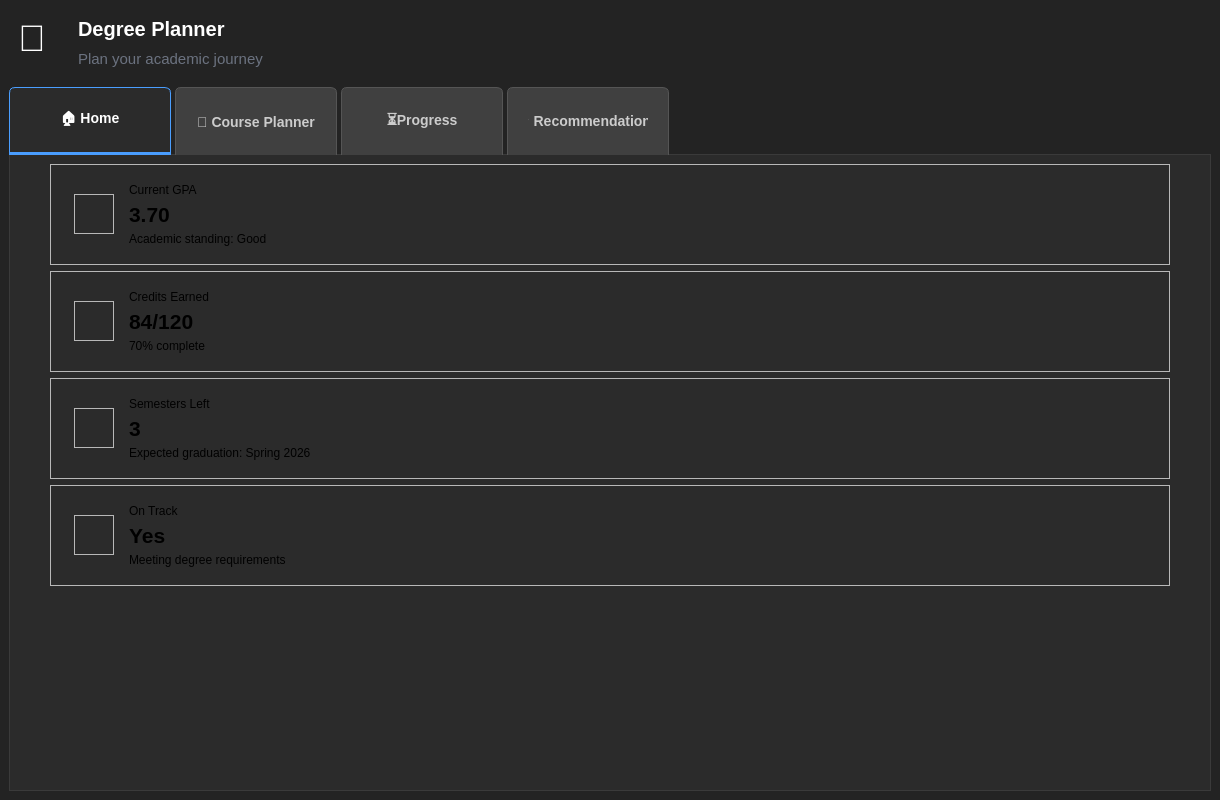
<?xml version="1.0" encoding="UTF-8"?>
<ui version="4.0">
 <class>MainWindow</class>
 <widget class="QMainWindow" name="MainWindow">
  <property name="geometry">
   <rect>
    <x>0</x>
    <y>0</y>
    <width>1220</width>
    <height>800</height>
   </rect>
  </property>
  <property name="sizePolicy">
   <sizepolicy hsizetype="Preferred" vsizetype="Minimum">
    <horstretch>0</horstretch>
    <verstretch>0</verstretch>
   </sizepolicy>
  </property>
  <property name="minimumSize">
   <size>
    <width>0</width>
    <height>4</height>
   </size>
  </property>
  <property name="palette">
   <palette>
    <active>
     <colorrole role="WindowText">
      <brush brushstyle="SolidPattern">
       <color alpha="255">
        <red>255</red>
        <green>255</green>
        <blue>255</blue>
       </color>
      </brush>
     </colorrole>
     <colorrole role="Button">
      <brush brushstyle="SolidPattern">
       <color alpha="255">
        <red>35</red>
        <green>35</green>
        <blue>35</blue>
       </color>
      </brush>
     </colorrole>
     <colorrole role="Light">
      <brush brushstyle="SolidPattern">
       <color alpha="255">
        <red>52</red>
        <green>52</green>
        <blue>52</blue>
       </color>
      </brush>
     </colorrole>
     <colorrole role="Midlight">
      <brush brushstyle="SolidPattern">
       <color alpha="255">
        <red>43</red>
        <green>43</green>
        <blue>43</blue>
       </color>
      </brush>
     </colorrole>
     <colorrole role="Dark">
      <brush brushstyle="SolidPattern">
       <color alpha="255">
        <red>17</red>
        <green>17</green>
        <blue>17</blue>
       </color>
      </brush>
     </colorrole>
     <colorrole role="Mid">
      <brush brushstyle="SolidPattern">
       <color alpha="255">
        <red>23</red>
        <green>23</green>
        <blue>23</blue>
       </color>
      </brush>
     </colorrole>
     <colorrole role="Text">
      <brush brushstyle="SolidPattern">
       <color alpha="255">
        <red>255</red>
        <green>255</green>
        <blue>255</blue>
       </color>
      </brush>
     </colorrole>
     <colorrole role="BrightText">
      <brush brushstyle="SolidPattern">
       <color alpha="255">
        <red>255</red>
        <green>255</green>
        <blue>255</blue>
       </color>
      </brush>
     </colorrole>
     <colorrole role="ButtonText">
      <brush brushstyle="SolidPattern">
       <color alpha="255">
        <red>255</red>
        <green>255</green>
        <blue>255</blue>
       </color>
      </brush>
     </colorrole>
     <colorrole role="Base">
      <brush brushstyle="SolidPattern">
       <color alpha="255">
        <red>0</red>
        <green>0</green>
        <blue>0</blue>
       </color>
      </brush>
     </colorrole>
     <colorrole role="Window">
      <brush brushstyle="SolidPattern">
       <color alpha="255">
        <red>35</red>
        <green>35</green>
        <blue>35</blue>
       </color>
      </brush>
     </colorrole>
     <colorrole role="Shadow">
      <brush brushstyle="SolidPattern">
       <color alpha="255">
        <red>0</red>
        <green>0</green>
        <blue>0</blue>
       </color>
      </brush>
     </colorrole>
     <colorrole role="AlternateBase">
      <brush brushstyle="SolidPattern">
       <color alpha="255">
        <red>17</red>
        <green>17</green>
        <blue>17</blue>
       </color>
      </brush>
     </colorrole>
     <colorrole role="ToolTipBase">
      <brush brushstyle="SolidPattern">
       <color alpha="255">
        <red>255</red>
        <green>255</green>
        <blue>220</blue>
       </color>
      </brush>
     </colorrole>
     <colorrole role="ToolTipText">
      <brush brushstyle="SolidPattern">
       <color alpha="255">
        <red>0</red>
        <green>0</green>
        <blue>0</blue>
       </color>
      </brush>
     </colorrole>
     <colorrole role="PlaceholderText">
      <brush brushstyle="SolidPattern">
       <color alpha="127">
        <red>255</red>
        <green>255</green>
        <blue>255</blue>
       </color>
      </brush>
     </colorrole>
     <colorrole role="Accent">
      <brush brushstyle="SolidPattern">
       <color alpha="255">
        <red>0</red>
        <green>0</green>
        <blue>0</blue>
       </color>
      </brush>
     </colorrole>
    </active>
    <inactive>
     <colorrole role="WindowText">
      <brush brushstyle="SolidPattern">
       <color alpha="255">
        <red>255</red>
        <green>255</green>
        <blue>255</blue>
       </color>
      </brush>
     </colorrole>
     <colorrole role="Button">
      <brush brushstyle="SolidPattern">
       <color alpha="255">
        <red>35</red>
        <green>35</green>
        <blue>35</blue>
       </color>
      </brush>
     </colorrole>
     <colorrole role="Light">
      <brush brushstyle="SolidPattern">
       <color alpha="255">
        <red>52</red>
        <green>52</green>
        <blue>52</blue>
       </color>
      </brush>
     </colorrole>
     <colorrole role="Midlight">
      <brush brushstyle="SolidPattern">
       <color alpha="255">
        <red>43</red>
        <green>43</green>
        <blue>43</blue>
       </color>
      </brush>
     </colorrole>
     <colorrole role="Dark">
      <brush brushstyle="SolidPattern">
       <color alpha="255">
        <red>17</red>
        <green>17</green>
        <blue>17</blue>
       </color>
      </brush>
     </colorrole>
     <colorrole role="Mid">
      <brush brushstyle="SolidPattern">
       <color alpha="255">
        <red>23</red>
        <green>23</green>
        <blue>23</blue>
       </color>
      </brush>
     </colorrole>
     <colorrole role="Text">
      <brush brushstyle="SolidPattern">
       <color alpha="255">
        <red>255</red>
        <green>255</green>
        <blue>255</blue>
       </color>
      </brush>
     </colorrole>
     <colorrole role="BrightText">
      <brush brushstyle="SolidPattern">
       <color alpha="255">
        <red>255</red>
        <green>255</green>
        <blue>255</blue>
       </color>
      </brush>
     </colorrole>
     <colorrole role="ButtonText">
      <brush brushstyle="SolidPattern">
       <color alpha="255">
        <red>255</red>
        <green>255</green>
        <blue>255</blue>
       </color>
      </brush>
     </colorrole>
     <colorrole role="Base">
      <brush brushstyle="SolidPattern">
       <color alpha="255">
        <red>0</red>
        <green>0</green>
        <blue>0</blue>
       </color>
      </brush>
     </colorrole>
     <colorrole role="Window">
      <brush brushstyle="SolidPattern">
       <color alpha="255">
        <red>35</red>
        <green>35</green>
        <blue>35</blue>
       </color>
      </brush>
     </colorrole>
     <colorrole role="Shadow">
      <brush brushstyle="SolidPattern">
       <color alpha="255">
        <red>0</red>
        <green>0</green>
        <blue>0</blue>
       </color>
      </brush>
     </colorrole>
     <colorrole role="AlternateBase">
      <brush brushstyle="SolidPattern">
       <color alpha="255">
        <red>17</red>
        <green>17</green>
        <blue>17</blue>
       </color>
      </brush>
     </colorrole>
     <colorrole role="ToolTipBase">
      <brush brushstyle="SolidPattern">
       <color alpha="255">
        <red>255</red>
        <green>255</green>
        <blue>220</blue>
       </color>
      </brush>
     </colorrole>
     <colorrole role="ToolTipText">
      <brush brushstyle="SolidPattern">
       <color alpha="255">
        <red>0</red>
        <green>0</green>
        <blue>0</blue>
       </color>
      </brush>
     </colorrole>
     <colorrole role="PlaceholderText">
      <brush brushstyle="SolidPattern">
       <color alpha="127">
        <red>255</red>
        <green>255</green>
        <blue>255</blue>
       </color>
      </brush>
     </colorrole>
     <colorrole role="Accent">
      <brush brushstyle="SolidPattern">
       <color alpha="255">
        <red>0</red>
        <green>0</green>
        <blue>0</blue>
       </color>
      </brush>
     </colorrole>
    </inactive>
    <disabled>
     <colorrole role="WindowText">
      <brush brushstyle="SolidPattern">
       <color alpha="255">
        <red>17</red>
        <green>17</green>
        <blue>17</blue>
       </color>
      </brush>
     </colorrole>
     <colorrole role="Button">
      <brush brushstyle="SolidPattern">
       <color alpha="255">
        <red>35</red>
        <green>35</green>
        <blue>35</blue>
       </color>
      </brush>
     </colorrole>
     <colorrole role="Light">
      <brush brushstyle="SolidPattern">
       <color alpha="255">
        <red>52</red>
        <green>52</green>
        <blue>52</blue>
       </color>
      </brush>
     </colorrole>
     <colorrole role="Midlight">
      <brush brushstyle="SolidPattern">
       <color alpha="255">
        <red>43</red>
        <green>43</green>
        <blue>43</blue>
       </color>
      </brush>
     </colorrole>
     <colorrole role="Dark">
      <brush brushstyle="SolidPattern">
       <color alpha="255">
        <red>17</red>
        <green>17</green>
        <blue>17</blue>
       </color>
      </brush>
     </colorrole>
     <colorrole role="Mid">
      <brush brushstyle="SolidPattern">
       <color alpha="255">
        <red>23</red>
        <green>23</green>
        <blue>23</blue>
       </color>
      </brush>
     </colorrole>
     <colorrole role="Text">
      <brush brushstyle="SolidPattern">
       <color alpha="255">
        <red>17</red>
        <green>17</green>
        <blue>17</blue>
       </color>
      </brush>
     </colorrole>
     <colorrole role="BrightText">
      <brush brushstyle="SolidPattern">
       <color alpha="255">
        <red>255</red>
        <green>255</green>
        <blue>255</blue>
       </color>
      </brush>
     </colorrole>
     <colorrole role="ButtonText">
      <brush brushstyle="SolidPattern">
       <color alpha="255">
        <red>17</red>
        <green>17</green>
        <blue>17</blue>
       </color>
      </brush>
     </colorrole>
     <colorrole role="Base">
      <brush brushstyle="SolidPattern">
       <color alpha="255">
        <red>35</red>
        <green>35</green>
        <blue>35</blue>
       </color>
      </brush>
     </colorrole>
     <colorrole role="Window">
      <brush brushstyle="SolidPattern">
       <color alpha="255">
        <red>35</red>
        <green>35</green>
        <blue>35</blue>
       </color>
      </brush>
     </colorrole>
     <colorrole role="Shadow">
      <brush brushstyle="SolidPattern">
       <color alpha="255">
        <red>0</red>
        <green>0</green>
        <blue>0</blue>
       </color>
      </brush>
     </colorrole>
     <colorrole role="AlternateBase">
      <brush brushstyle="SolidPattern">
       <color alpha="255">
        <red>35</red>
        <green>35</green>
        <blue>35</blue>
       </color>
      </brush>
     </colorrole>
     <colorrole role="ToolTipBase">
      <brush brushstyle="SolidPattern">
       <color alpha="255">
        <red>255</red>
        <green>255</green>
        <blue>220</blue>
       </color>
      </brush>
     </colorrole>
     <colorrole role="ToolTipText">
      <brush brushstyle="SolidPattern">
       <color alpha="255">
        <red>0</red>
        <green>0</green>
        <blue>0</blue>
       </color>
      </brush>
     </colorrole>
     <colorrole role="PlaceholderText">
      <brush brushstyle="SolidPattern">
       <color alpha="127">
        <red>17</red>
        <green>17</green>
        <blue>17</blue>
       </color>
      </brush>
     </colorrole>
     <colorrole role="Accent">
      <brush brushstyle="SolidPattern">
       <color alpha="255">
        <red>25</red>
        <green>25</green>
        <blue>25</blue>
       </color>
      </brush>
     </colorrole>
    </disabled>
   </palette>
  </property>
  <property name="windowTitle">
   <string>Degree Plan</string>
  </property>
  <widget class="QWidget" name="centralwidget">
   <layout class="QVBoxLayout" name="verticalLayout">
    <item>
     <widget class="QFrame" name="frame">
      <property name="sizePolicy">
       <sizepolicy hsizetype="Preferred" vsizetype="Fixed">
        <horstretch>0</horstretch>
        <verstretch>0</verstretch>
       </sizepolicy>
      </property>
      <property name="minimumSize">
       <size>
        <width>3</width>
        <height>72</height>
       </size>
      </property>
      <property name="maximumSize">
       <size>
        <width>16777215</width>
        <height>16777215</height>
       </size>
      </property>
      <property name="frameShape">
       <enum>QFrame::Shape::NoFrame</enum>
      </property>
      <property name="frameShadow">
       <enum>QFrame::Shadow::Raised</enum>
      </property>
      <layout class="QHBoxLayout" name="horizontalLayout">
       <item>
        <widget class="QFrame" name="frame_2">
         <property name="sizePolicy">
          <sizepolicy hsizetype="Minimum" vsizetype="Preferred">
           <horstretch>0</horstretch>
           <verstretch>0</verstretch>
          </sizepolicy>
         </property>
         <property name="minimumSize">
          <size>
           <width>251</width>
           <height>0</height>
          </size>
         </property>
         <property name="frameShape">
          <enum>QFrame::Shape::NoFrame</enum>
         </property>
         <property name="frameShadow">
          <enum>QFrame::Shadow::Raised</enum>
         </property>
         <widget class="QLabel" name="label">
          <property name="geometry">
           <rect>
            <x>60</x>
            <y>-10</y>
            <width>151</width>
            <height>41</height>
           </rect>
          </property>
          <property name="styleSheet">
           <string notr="true">QLabel {
    font-size: 15pt;
    font-weight: bold;
    color: rgb(255, 255, 255);
}</string>
          </property>
          <property name="text">
           <string>Degree Planner</string>
          </property>
         </widget>
         <widget class="QLabel" name="label_2">
          <property name="geometry">
           <rect>
            <x>0</x>
            <y>0</y>
            <width>51</width>
            <height>40</height>
           </rect>
          </property>
          <property name="font">
           <font>
            <pointsize>28</pointsize>
            <bold>true</bold>
           </font>
          </property>
          <property name="styleSheet">
           <string notr="true"/>
          </property>
          <property name="text">
           <string>📖</string>
          </property>
         </widget>
         <widget class="QLabel" name="label_3">
          <property name="geometry">
           <rect>
            <x>60</x>
            <y>20</y>
            <width>191</width>
            <height>41</height>
           </rect>
          </property>
          <property name="styleSheet">
           <string notr="true">QLabel {
    font-size: 11pt;
    color: #6B7280;
}</string>
          </property>
          <property name="text">
           <string>Plan your academic journey</string>
          </property>
         </widget>
        </widget>
       </item>
       <item>
        <spacer name="horizontalSpacer">
         <property name="orientation">
          <enum>Qt::Orientation::Horizontal</enum>
         </property>
         <property name="sizeHint" stdset="0">
          <size>
           <width>40</width>
           <height>20</height>
          </size>
         </property>
        </spacer>
       </item>
      </layout>
     </widget>
    </item>
    <item>
     <widget class="QTabWidget" name="tabWidget">
      <property name="sizePolicy">
       <sizepolicy hsizetype="Preferred" vsizetype="Preferred">
        <horstretch>0</horstretch>
        <verstretch>0</verstretch>
       </sizepolicy>
      </property>
      <property name="minimumSize">
       <size>
        <width>0</width>
        <height>0</height>
       </size>
      </property>
      <property name="styleSheet">
       <string notr="true">QTabWidget::pane {
    border: 1px solid #3a3a3a;
    background-color: #2b2b2b;
    top: -1px;
}

QTabBar::tab {
    min-width: 120px;
    min-height: 40px;
    padding: 12px 20px;
    margin-right: 4px;
    font-size: 14px;
    font-weight: bold;
    background-color: #404040;
    color: #cccccc;
    border: 1px solid #555555;
    border-bottom: none;
    border-top-left-radius: 6px;
    border-top-right-radius: 6px;
}

QTabBar::tab:selected {
    background-color: #2b2b2b;
    color: #ffffff;
    border-bottom: 3px solid #4a9eff;
    border-color: #4a9eff;
}

QTabBar::tab:hover:!selected {
    background-color: #505050;
    color: #ffffff;
    border-color: #666666;
}

QTabBar::tab:pressed {
    background-color: #353535;
}</string>
      </property>
      <property name="currentIndex">
       <number>0</number>
      </property>
      <property name="iconSize">
       <size>
        <width>16</width>
        <height>16</height>
       </size>
      </property>
      <property name="documentMode">
       <bool>false</bool>
      </property>
      <property name="tabsClosable">
       <bool>false</bool>
      </property>
      <widget class="QWidget" name="home">
       <attribute name="title">
        <string>🏠 Home</string>
       </attribute>
       <layout class="QVBoxLayout" name="verticalLayout_3">
        <item alignment="Qt::AlignmentFlag::AlignHCenter">
         <widget class="QFrame" name="frame_6">
          <property name="minimumSize">
           <size>
            <width>1120</width>
            <height>101</height>
           </size>
          </property>
          <property name="maximumSize">
           <size>
            <width>1120</width>
            <height>101</height>
           </size>
          </property>
          <property name="styleSheet">
           <string notr="true"/>
          </property>
          <property name="frameShape">
           <enum>QFrame::Shape::StyledPanel</enum>
          </property>
          <property name="frameShadow">
           <enum>QFrame::Shadow::Raised</enum>
          </property>
          <layout class="QHBoxLayout" name="horizontalLayout_2">
           <item>
            <spacer name="horizontalSpacer_2">
             <property name="orientation">
              <enum>Qt::Orientation::Horizontal</enum>
             </property>
             <property name="sizeHint" stdset="0">
              <size>
               <width>18</width>
               <height>20</height>
              </size>
             </property>
            </spacer>
           </item>
           <item>
            <widget class="QFrame" name="frame_7">
             <property name="maximumSize">
              <size>
               <width>40</width>
               <height>40</height>
              </size>
             </property>
             <property name="frameShape">
              <enum>QFrame::Shape::StyledPanel</enum>
             </property>
             <property name="frameShadow">
              <enum>QFrame::Shadow::Raised</enum>
             </property>
             <layout class="QVBoxLayout" name="verticalLayout_4">
              <item>
               <widget class="QLabel" name="icon_cgpa">
                <property name="maximumSize">
                 <size>
                  <width>40</width>
                  <height>40</height>
                 </size>
                </property>
                <property name="font">
                 <font>
                  <pointsize>47</pointsize>
                 </font>
                </property>
                <property name="text">
                 <string/>
                </property>
                <property name="pixmap">
                 <pixmap>icons/trending.png</pixmap>
                </property>
                <property name="scaledContents">
                 <bool>true</bool>
                </property>
               </widget>
              </item>
             </layout>
            </widget>
           </item>
           <item alignment="Qt::AlignmentFlag::AlignHCenter">
            <widget class="QFrame" name="frame_8">
             <property name="minimumSize">
              <size>
               <width>1040</width>
               <height>0</height>
              </size>
             </property>
             <property name="frameShape">
              <enum>QFrame::Shape::NoFrame</enum>
             </property>
             <property name="frameShadow">
              <enum>QFrame::Shadow::Raised</enum>
             </property>
             <layout class="QVBoxLayout" name="verticalLayout_8">
              <item>
               <widget class="QLabel" name="label_4">
                <property name="text">
                 <string>Current GPA</string>
                </property>
               </widget>
              </item>
              <item>
               <widget class="QLabel" name="label_6">
                <property name="font">
                 <font>
                  <pointsize>16</pointsize>
                  <bold>true</bold>
                 </font>
                </property>
                <property name="text">
                 <string>3.70</string>
                </property>
               </widget>
              </item>
              <item>
               <widget class="QLabel" name="label_5">
                <property name="text">
                 <string>Academic standing: Good</string>
                </property>
               </widget>
              </item>
             </layout>
            </widget>
           </item>
          </layout>
         </widget>
        </item>
        <item alignment="Qt::AlignmentFlag::AlignHCenter">
         <widget class="QFrame" name="frame_3">
          <property name="minimumSize">
           <size>
            <width>1120</width>
            <height>101</height>
           </size>
          </property>
          <property name="maximumSize">
           <size>
            <width>1120</width>
            <height>101</height>
           </size>
          </property>
          <property name="frameShape">
           <enum>QFrame::Shape::StyledPanel</enum>
          </property>
          <property name="frameShadow">
           <enum>QFrame::Shadow::Raised</enum>
          </property>
          <layout class="QHBoxLayout" name="horizontalLayout_3">
           <item>
            <spacer name="horizontalSpacer_3">
             <property name="orientation">
              <enum>Qt::Orientation::Horizontal</enum>
             </property>
             <property name="sizeHint" stdset="0">
              <size>
               <width>40</width>
               <height>20</height>
              </size>
             </property>
            </spacer>
           </item>
           <item>
            <widget class="QFrame" name="frame_9">
             <property name="maximumSize">
              <size>
               <width>40</width>
               <height>40</height>
              </size>
             </property>
             <property name="frameShape">
              <enum>QFrame::Shape::StyledPanel</enum>
             </property>
             <property name="frameShadow">
              <enum>QFrame::Shadow::Raised</enum>
             </property>
             <layout class="QVBoxLayout" name="verticalLayout_5">
              <item>
               <widget class="QLabel" name="icon_credits">
                <property name="maximumSize">
                 <size>
                  <width>40</width>
                  <height>40</height>
                 </size>
                </property>
                <property name="font">
                 <font>
                  <pointsize>47</pointsize>
                 </font>
                </property>
                <property name="text">
                 <string/>
                </property>
                <property name="pixmap">
                 <pixmap>icons/book.png</pixmap>
                </property>
                <property name="scaledContents">
                 <bool>true</bool>
                </property>
               </widget>
              </item>
             </layout>
            </widget>
           </item>
           <item>
            <widget class="QFrame" name="frame_10">
             <property name="minimumSize">
              <size>
               <width>1040</width>
               <height>0</height>
              </size>
             </property>
             <property name="frameShape">
              <enum>QFrame::Shape::NoFrame</enum>
             </property>
             <property name="frameShadow">
              <enum>QFrame::Shadow::Raised</enum>
             </property>
             <layout class="QVBoxLayout" name="verticalLayout_9">
              <item>
               <widget class="QLabel" name="label_7">
                <property name="text">
                 <string>Credits Earned</string>
                </property>
               </widget>
              </item>
              <item>
               <widget class="QLabel" name="credits_earned_label">
                <property name="font">
                 <font>
                  <pointsize>16</pointsize>
                  <bold>true</bold>
                 </font>
                </property>
                <property name="text">
                 <string>84/120</string>
                </property>
               </widget>
              </item>
              <item>
               <widget class="QLabel" name="credit_precentage_label">
                <property name="text">
                 <string>70% complete</string>
                </property>
               </widget>
              </item>
             </layout>
            </widget>
           </item>
          </layout>
         </widget>
        </item>
        <item alignment="Qt::AlignmentFlag::AlignHCenter">
         <widget class="QFrame" name="frame_4">
          <property name="minimumSize">
           <size>
            <width>1120</width>
            <height>101</height>
           </size>
          </property>
          <property name="maximumSize">
           <size>
            <width>1120</width>
            <height>101</height>
           </size>
          </property>
          <property name="frameShape">
           <enum>QFrame::Shape::StyledPanel</enum>
          </property>
          <property name="frameShadow">
           <enum>QFrame::Shadow::Raised</enum>
          </property>
          <layout class="QHBoxLayout" name="horizontalLayout_4">
           <item>
            <spacer name="horizontalSpacer_4">
             <property name="orientation">
              <enum>Qt::Orientation::Horizontal</enum>
             </property>
             <property name="sizeHint" stdset="0">
              <size>
               <width>5</width>
               <height>20</height>
              </size>
             </property>
            </spacer>
           </item>
           <item>
            <widget class="QFrame" name="frame_12">
             <property name="maximumSize">
              <size>
               <width>40</width>
               <height>40</height>
              </size>
             </property>
             <property name="frameShape">
              <enum>QFrame::Shape::StyledPanel</enum>
             </property>
             <property name="frameShadow">
              <enum>QFrame::Shadow::Raised</enum>
             </property>
             <layout class="QVBoxLayout" name="verticalLayout_6">
              <item>
               <widget class="QLabel" name="icon_semesters">
                <property name="maximumSize">
                 <size>
                  <width>40</width>
                  <height>40</height>
                 </size>
                </property>
                <property name="font">
                 <font>
                  <pointsize>47</pointsize>
                 </font>
                </property>
                <property name="text">
                 <string/>
                </property>
                <property name="pixmap">
                 <pixmap>icons/calendar.png</pixmap>
                </property>
                <property name="scaledContents">
                 <bool>true</bool>
                </property>
               </widget>
              </item>
             </layout>
            </widget>
           </item>
           <item>
            <widget class="QFrame" name="frame_11">
             <property name="minimumSize">
              <size>
               <width>1040</width>
               <height>0</height>
              </size>
             </property>
             <property name="frameShape">
              <enum>QFrame::Shape::NoFrame</enum>
             </property>
             <property name="frameShadow">
              <enum>QFrame::Shadow::Raised</enum>
             </property>
             <layout class="QVBoxLayout" name="verticalLayout_10">
              <item>
               <widget class="QLabel" name="label_11">
                <property name="text">
                 <string>Semesters Left</string>
                </property>
               </widget>
              </item>
              <item>
               <widget class="QLabel" name="num_sems_left">
                <property name="font">
                 <font>
                  <pointsize>16</pointsize>
                  <bold>true</bold>
                 </font>
                </property>
                <property name="text">
                 <string>3</string>
                </property>
               </widget>
              </item>
              <item>
               <widget class="QLabel" name="label_12">
                <property name="text">
                 <string>Expected graduation: Spring 2026</string>
                </property>
               </widget>
              </item>
             </layout>
            </widget>
           </item>
          </layout>
         </widget>
        </item>
        <item alignment="Qt::AlignmentFlag::AlignHCenter">
         <widget class="QFrame" name="frame_5">
          <property name="enabled">
           <bool>true</bool>
          </property>
          <property name="minimumSize">
           <size>
            <width>1120</width>
            <height>101</height>
           </size>
          </property>
          <property name="maximumSize">
           <size>
            <width>1120</width>
            <height>101</height>
           </size>
          </property>
          <property name="frameShape">
           <enum>QFrame::Shape::StyledPanel</enum>
          </property>
          <property name="frameShadow">
           <enum>QFrame::Shadow::Raised</enum>
          </property>
          <layout class="QHBoxLayout" name="horizontalLayout_5">
           <item>
            <spacer name="horizontalSpacer_5">
             <property name="orientation">
              <enum>Qt::Orientation::Horizontal</enum>
             </property>
             <property name="sizeHint" stdset="0">
              <size>
               <width>5</width>
               <height>20</height>
              </size>
             </property>
            </spacer>
           </item>
           <item>
            <widget class="QFrame" name="frame_14">
             <property name="maximumSize">
              <size>
               <width>40</width>
               <height>40</height>
              </size>
             </property>
             <property name="frameShape">
              <enum>QFrame::Shape::StyledPanel</enum>
             </property>
             <property name="frameShadow">
              <enum>QFrame::Shadow::Raised</enum>
             </property>
             <layout class="QVBoxLayout" name="verticalLayout_7">
              <item>
               <widget class="QLabel" name="icon_track">
                <property name="maximumSize">
                 <size>
                  <width>40</width>
                  <height>40</height>
                 </size>
                </property>
                <property name="font">
                 <font>
                  <pointsize>47</pointsize>
                 </font>
                </property>
                <property name="text">
                 <string/>
                </property>
                <property name="pixmap">
                 <pixmap>icons/target.png</pixmap>
                </property>
                <property name="scaledContents">
                 <bool>true</bool>
                </property>
               </widget>
              </item>
             </layout>
            </widget>
           </item>
           <item>
            <widget class="QFrame" name="frame_13">
             <property name="minimumSize">
              <size>
               <width>1040</width>
               <height>0</height>
              </size>
             </property>
             <property name="frameShape">
              <enum>QFrame::Shape::NoFrame</enum>
             </property>
             <property name="frameShadow">
              <enum>QFrame::Shadow::Raised</enum>
             </property>
             <layout class="QVBoxLayout" name="verticalLayout_11">
              <item>
               <widget class="QLabel" name="label_14">
                <property name="text">
                 <string>On Track</string>
                </property>
               </widget>
              </item>
              <item>
               <widget class="QLabel" name="label_13">
                <property name="font">
                 <font>
                  <pointsize>16</pointsize>
                  <bold>true</bold>
                 </font>
                </property>
                <property name="text">
                 <string>Yes</string>
                </property>
               </widget>
              </item>
              <item>
               <widget class="QLabel" name="label_15">
                <property name="text">
                 <string>Meeting degree requirements</string>
                </property>
               </widget>
              </item>
             </layout>
            </widget>
           </item>
          </layout>
         </widget>
        </item>
        <item>
         <spacer name="verticalSpacer">
          <property name="orientation">
           <enum>Qt::Orientation::Vertical</enum>
          </property>
          <property name="sizeHint" stdset="0">
           <size>
            <width>20</width>
            <height>20</height>
           </size>
          </property>
         </spacer>
        </item>
       </layout>
      </widget>
      <widget class="QWidget" name="c_planner">
       <attribute name="title">
        <string>📅 Course Planner</string>
       </attribute>
       <layout class="QVBoxLayout" name="verticalLayout_2">
        <item>
         <widget class="QScrollArea" name="scrollArea">
          <property name="sizePolicy">
           <sizepolicy hsizetype="MinimumExpanding" vsizetype="MinimumExpanding">
            <horstretch>0</horstretch>
            <verstretch>0</verstretch>
           </sizepolicy>
          </property>
          <property name="minimumSize">
           <size>
            <width>0</width>
            <height>0</height>
           </size>
          </property>
          <property name="styleSheet">
           <string notr="true">QScrollArea {
        background-color: #2D2D30;
        border: 1px solid #3E3E42;
        border-radius: 4px;
    }
    
    QScrollBar:vertical {
        border: none;
        background-color: #2D2D30;
        width: 12px;
        margin: 0px;
    }
    
    QScrollBar::handle:vertical {
        background-color: #5A5A5A;
        border-radius: 6px;
        min-height: 30px;
    }
    
    QScrollBar::handle:vertical:hover {
        background-color: #707070;
    }
    
    QScrollBar::handle:vertical:pressed {
        background-color: #8A8A8A;
    }
    
    QScrollBar::add-line:vertical {
        border: none;
        background-color: #2D2D30;
        height: 0px;
        subcontrol-position: bottom;
        subcontrol-origin: margin;
    }
    
    QScrollBar::sub-line:vertical {
        border: none;
        background-color: #2D2D30;
        height: 0px;
        subcontrol-position: top;
        subcontrol-origin: margin;
    }
    
    QScrollBar::up-arrow:vertical, QScrollBar::down-arrow:vertical {
        border: none;
        background: none;
    }
    
    QScrollBar::add-page:vertical, QScrollBar::sub-page:vertical {
        background: none;
    }
    
    /* Horizontal Scrollbar */
    QScrollBar:horizontal {
        border: none;
        background-color: #2D2D30;
        height: 12px;
        margin: 0px;
    }
    
    QScrollBar::handle:horizontal {
        background-color: #5A5A5A;
        border-radius: 6px;
        min-width: 30px;
    }
    
    QScrollBar::handle:horizontal:hover {
        background-color: #707070;
    }
    
    QScrollBar::handle:horizontal:pressed {
        background-color: #8A8A8A;
    }
    
    QScrollBar::add-line:horizontal {
        border: none;
        background-color: #2D2D30;
        width: 0px;
        subcontrol-position: right;
        subcontrol-origin: margin;
    }
    
    QScrollBar::sub-line:horizontal {
        border: none;
        background-color: #2D2D30;
        width: 0px;
        subcontrol-position: left;
        subcontrol-origin: margin;
    }</string>
          </property>
          <property name="widgetResizable">
           <bool>true</bool>
          </property>
          <widget class="QWidget" name="scrollAreaWidgetContents">
           <property name="geometry">
            <rect>
             <x>0</x>
             <y>0</y>
             <width>1180</width>
             <height>615</height>
            </rect>
           </property>
           <layout class="QVBoxLayout" name="verticalLayout_12"/>
          </widget>
         </widget>
        </item>
       </layout>
      </widget>
      <widget class="QWidget" name="progress">
       <attribute name="title">
        <string>⏳Progress</string>
       </attribute>
       <layout class="QVBoxLayout" name="verticalLayout_13">
        <item>
         <widget class="QGraphicsView" name="graphicsView"/>
        </item>
       </layout>
      </widget>
      <widget class="QWidget" name="recc">
       <attribute name="title">
        <string>☆ Recommendations</string>
       </attribute>
      </widget>
     </widget>
    </item>
   </layout>
  </widget>
  <action name="actionsdfgsdfgsfd">
   <property name="text">
    <string>sdfgsdfgsfd</string>
   </property>
  </action>
  <action name="actionqs">
   <property name="text">
    <string>qs</string>
   </property>
  </action>
 </widget>
 <resources/>
 <connections/>
</ui>
